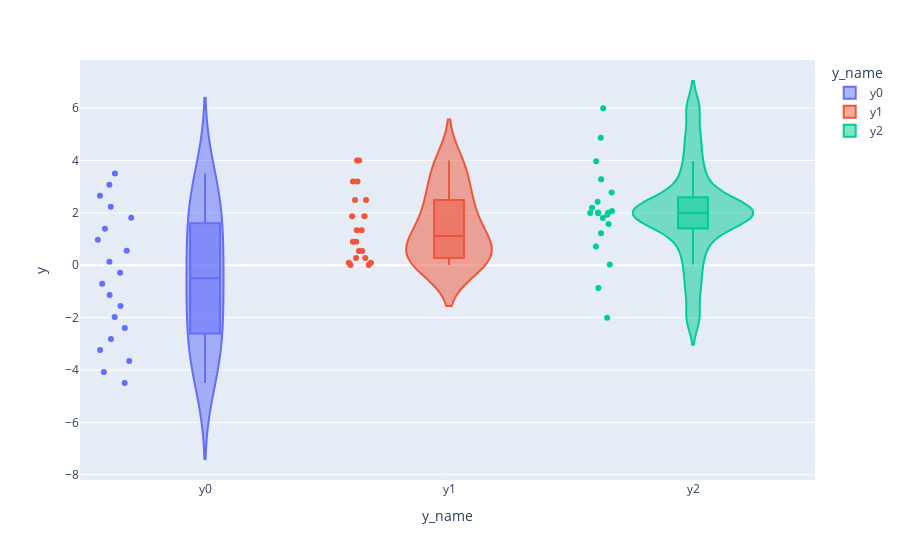

The code cell stored with this chart in its notebook:
### Code cell
##############################################################################
# Plotly
##############################################################################

px.violin(melted_data, x='y_name', y='y', color='y_name', box=True,
          points="all")

### Figure 1 — Plotly figure (JSON) as saved in the notebook; plotly's stock layout.template omitted (floating-point values rounded to 4 significant figures)
{"data": [{"alignmentgroup": "True", "box": {"visible": true}, "hovertemplate": "y_name=%{x}<br>y=%{y}<extra></extra>", "legendgroup": "y0", "marker": {"color": "#636efa"}, "name": "y0", "offsetgroup": "y0", "orientation": "v", "points": "all", "scalegroup": "True", "showlegend": true, "type": "violin", "x": ["y0", "y0", "y0", "y0", "y0", "y0", "y0", "y0", "y0", "y0", "y0", "y0", "y0", "y0", "y0", "y0", "y0", "y0", "y0", "y0"], "x0": " ", "xaxis": "x", "y": [-4.5, -4.079, -3.658, -3.237, -2.816, -2.395, -1.974, -1.553, -1.132, -0.7105, -0.2895, 0.1316, 0.5526, 0.9737, 1.395, 1.816, 2.237, 2.658, 3.079, 3.5], "y0": " ", "yaxis": "y"}, {"alignmentgroup": "True", "box": {"visible": true}, "hovertemplate": "y_name=%{x}<br>y=%{y}<extra></extra>", "legendgroup": "y1", "marker": {"color": "#EF553B"}, "name": "y1", "offsetgroup": "y1", "orientation": "v", "points": "all", "scalegroup": "True", "showlegend": true, "type": "violin", "x": ["y1", "y1", "y1", "y1", "y1", "y1", "y1", "y1", "y1", "y1", "y1", "y1", "y1", "y1", "y1", "y1", "y1", "y1", "y1", "y1"], "x0": " ", "xaxis": "x", "y": [4, 3.202, 2.493, 1.873, 1.341, 0.8975, 0.5429, 0.277, 0.09972, 0.01108, 0.01108, 0.09972, 0.277, 0.5429, 0.8975, 1.341, 1.873, 2.493, 3.202, 4], "y0": " ", "yaxis": "y"}, {"alignmentgroup": "True", "box": {"visible": true}, "hovertemplate": "y_name=%{x}<br>y=%{y}<extra></extra>", "legendgroup": "y2", "marker": {"color": "#00cc96"}, "name": "y2", "offsetgroup": "y2", "orientation": "v", "points": "all", "scalegroup": "True", "showlegend": true, "type": "violin", "x": ["y2", "y2", "y2", "y2", "y2", "y2", "y2", "y2", "y2", "y2", "y2", "y2", "y2", "y2", "y2", "y2", "y2", "y2", "y2", "y2"], "x0": " ", "xaxis": "x", "y": [-2, -0.8651, 0.03178, 0.7188, 1.224, 1.575, 1.8, 1.927, 1.984, 1.999, 2.001, 2.016, 2.073, 2.2, 2.425, 2.776, 3.281, 3.968, 4.865, 6], "y0": " ", "yaxis": "y"}], "layout": {"legend": {"title": {"text": "y_name"}, "tracegroupgap": 0}, "margin": {"t": 60}, "violinmode": "overlay", "xaxis": {"anchor": "y", "categoryarray": ["y0", "y1", "y2"], "categoryorder": "array", "domain": [0, 1], "title": {"text": "y_name"}}, "yaxis": {"anchor": "x", "domain": [0, 1], "title": {"text": "y"}}}}
